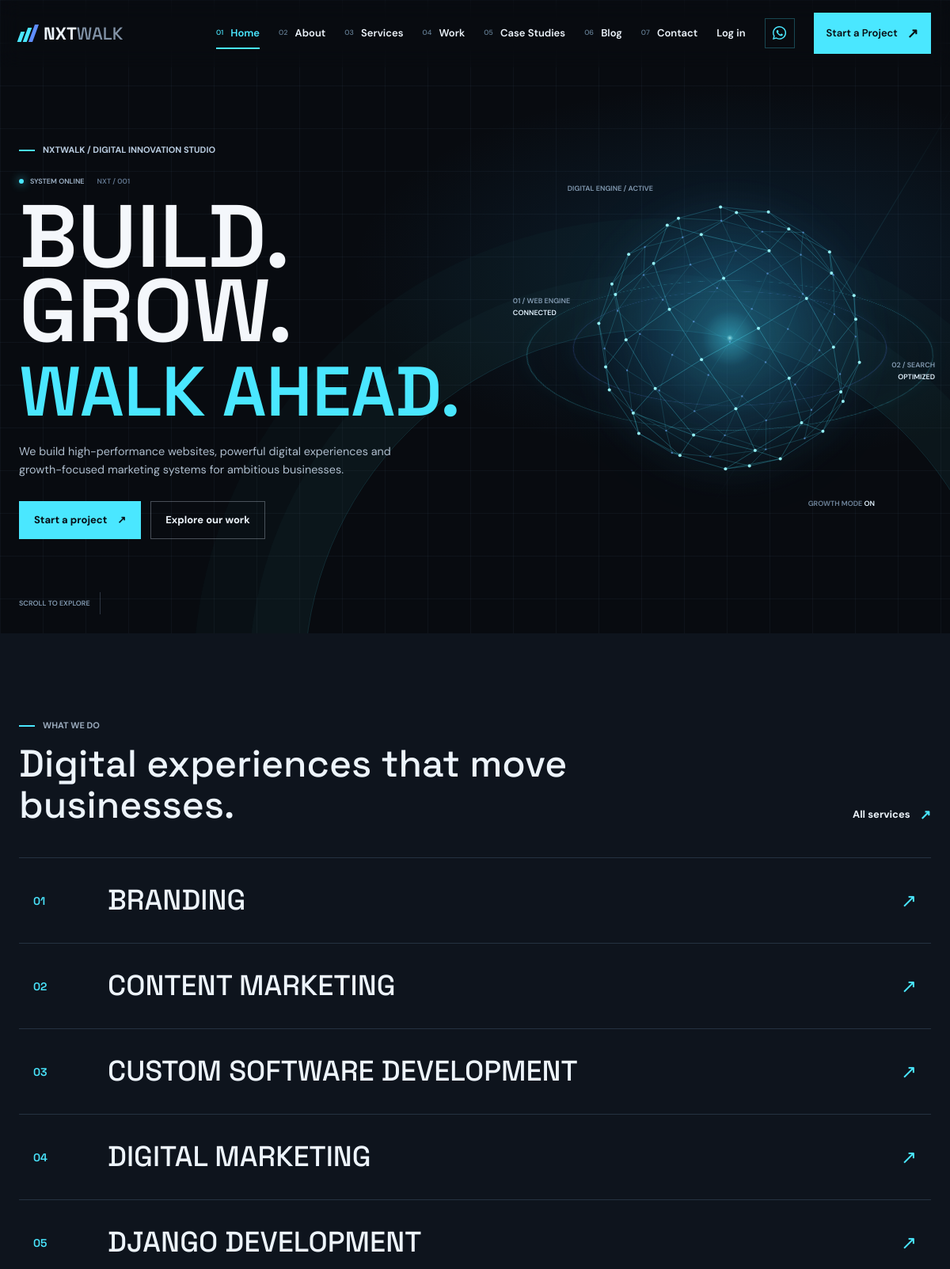
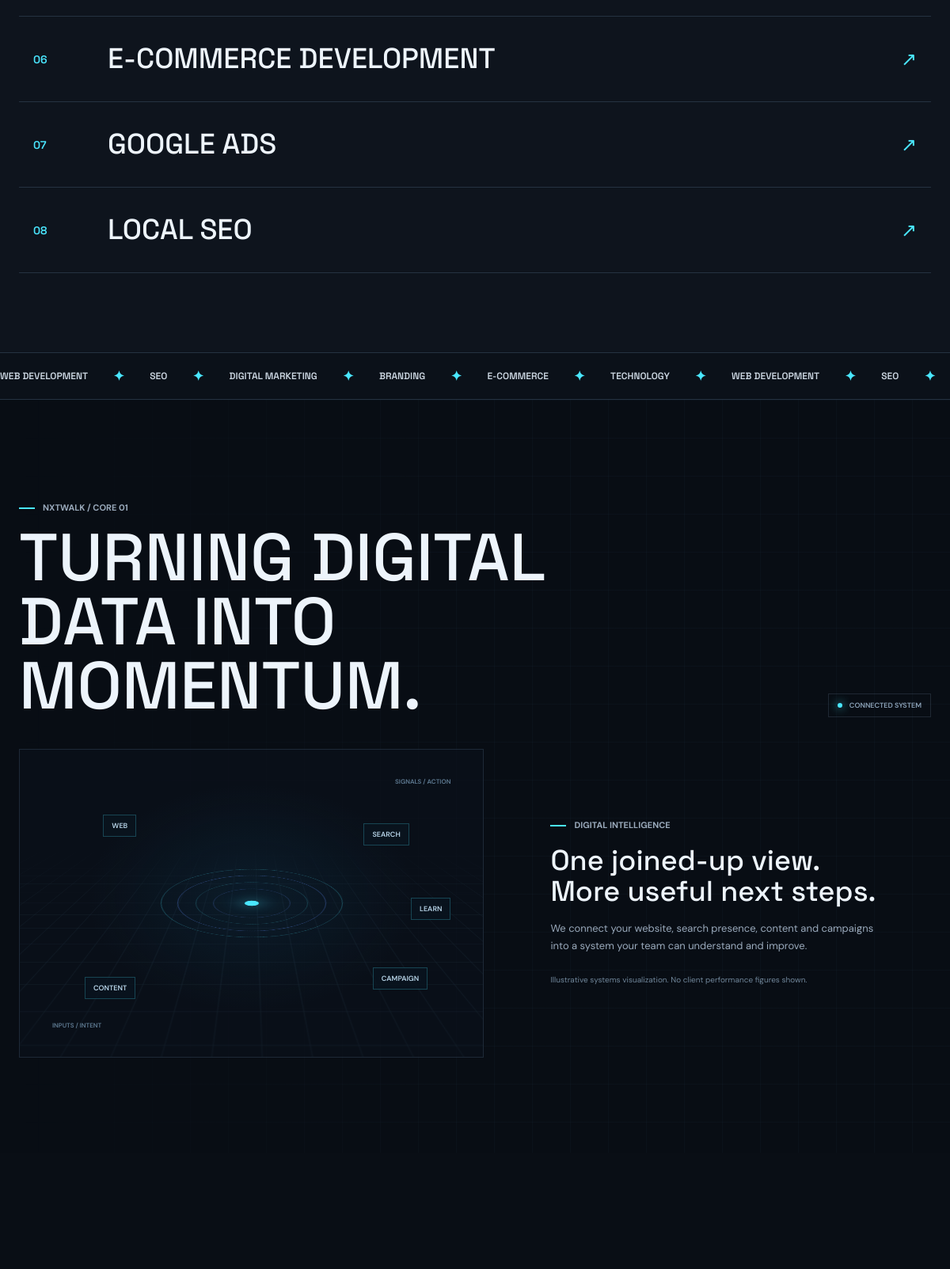
The page / (upper part) on the database its author committed (2 pictures, top to bottom).
### apps/website/models.py (models this page shows, shortened)
class NavigationItem(models.Model):
    title = models.CharField(max_length=80)
    url = models.CharField(max_length=300, blank=True, help_text="Internal path, starting with /")
    external_url = models.URLField(blank=True, validators=[URLValidator(schemes=["https", "http"])])
    is_external = models.BooleanField(default=False)
    is_cta = models.BooleanField(default=False)
    display_order = models.PositiveSmallIntegerField(default=0)
    is_active = models.BooleanField(default=True)
    created_at = models.DateTimeField(auto_now_add=True)
    updated_at = models.DateTimeField(auto_now=True)
    class Meta:
        ordering = ["display_order", "id"]
    @property
    def href(self):
        return self.external_url if self.is_external else self.url

### apps/services/models.py (models this page shows, shortened)
class Service(SEOFields):
    title = models.CharField(max_length=200)
    slug = models.SlugField(unique=True)
    short_description = models.CharField(max_length=300)
    description = models.TextField()
    featured_image = models.ImageField(upload_to="services/", blank=True)
    icon = models.CharField(max_length=64, blank=True)
    is_active = models.BooleanField(default=True)
    created_at = models.DateTimeField(auto_now_add=True)
    updated_at = models.DateTimeField(auto_now=True)
    class Meta:
        ordering = ["title"]

### apps/website/views.py (the view)
# urls.py: path("", views.home, name="home"),
def home(request):
    posts = Post.objects.filter(status=Post.PUBLISHED, published_at__lte=timezone.now()).select_related("author")[:3]
    return render(request, "website/home.html", {
        "services": Service.objects.filter(is_active=True)[:8],
        "projects": Project.objects.filter(is_published=True)[:3],
        "case_studies": CaseStudy.objects.filter(is_published=True, project__is_published=True).select_related("project")[:2],
        "testimonials": Testimonial.objects.filter(is_published=True)[:3],
        "posts": posts,
    })

### apps/website/models.py (called while the page is built)
    @property
    def company_name(self):
        return self.organization_name

    @property
    def whatsapp_link(self):
        digits = re.sub(r"\D", "", self.whatsapp_number)
        return f"https://wa.me/{digits}" if 8 <= len(digits) <= 15 else ""

    @property
    def href(self):
        return self.external_url if self.is_external else self.url

### templates/website/home.html (shortened to what this page needs)
{% extends "base.html" %}
{% block content %}
{% include "partials/hero.html" %}
<section class="section section-white" id="services">
    <div class="container">
        <div class="section-head"><div><span class="eyebrow">What we do</span><h2>Digital experiences that move businesses.</h2></div><a class="text-link" href="{% url 'services:list' %}">All services <span aria-hidden="true">&#8599;</span></a></div>
        <div class="service-list">
            {% for service in services %}{% include "partials/service_row.html" with service=service %}
            {% empty %}<p class="empty-state">Our service catalogue is being prepared. Get in touch to discuss your next move.</p>{% endfor %}
        </div>
    </div>
</section>
{% include "partials/marquee.html" %}
<section class="intelligence-section">
    <div class="container">
        <div class="section-head"><div><span class="eyebrow">NXTWALK / Core 01</span><h2>Turning digital data into momentum.</h2></div><span class="system-chip"><i></i> Connected system</span></div>
        <div class="intelligence-grid">
            <div class="intelligence-visual reveal" aria-hidden="true">
                <div class="intelligence-grid-plane"></div>
                <div class="intelligence-rings"><b></b></div>
                <span class="intelligence-node node-web">Web</span><span class="intelligence-node node-search">Search</span><span class="intelligence-node node-content">Content</span><span class="intelligence-node node-campaign">Campaign</span><span class="intelligence-node node-learn">Learn</span>
                <span class="intelligence-tag tag-input">Inputs / Intent</span><span class="intelligence-tag tag-output">Signals / Action</span>
            </div>
            <div class="intelligence-copy reveal"><span class="eyebrow">Digital intelligence</span><h3>One joined-up view.<br>More useful next steps.</h3><p>We connect your website, search presence, content and campaigns into a system your team can understand and improve.</p><p class="sample-note">Illustrative systems visualization. No client performance figures shown.</p></div>
        </div>
    </div>
</section>
<section class="kinetic-section" aria-label="NXTWALK builds digital momentum">
</section>
{% endblock %}

### templates/partials/navbar.html (shortened to what this page needs)
<header class="site-header" id="site-header">
    <div class="container nav-wrap">
        <a class="logo" href="{% url 'website:home' %}" aria-label="NXTWALK home">
            {% if site_settings.logo %}<img class="brand-logo-image" src="{{ site_settings.logo.url }}" alt="{{ site_settings.company_name }}" loading="lazy">{% else %}
            <span class="logo-mark" aria-hidden="true"><i></i><i></i><i></i></span>
            <span>NXT<span class="logo-light">WALK</span></span>
            {% endif %}
        </a>
        <nav class="primary-nav" id="primary-nav" aria-label="Primary navigation">
            {% for item in navigation_items %}<a class="{% if request.path == item.href %}is-active{% endif %}" href="{{ item.href }}"{% if item.is_external %} target="_blank" rel="noopener noreferrer"{% endif %}><span class="nav-index">0{{ forloop.counter }}</span> {{ item.title }}</a>{% endfor %}
            {% if user.is_authenticated %}
            <a href="{% url 'accounts:profile' %}">Account</a>
            {% if user.is_staff %}<a href="{% url 'website:admin_dashboard' %}">Dashboard</a>{% endif %}
            <form class="nav-logout" action="{% url 'accounts:logout' %}" method="post">{% csrf_token %}<button type="submit">Log out</button></form>
            {% else %}
            <a href="{% url 'accounts:login' %}">Log in</a>
            {% endif %}
            {% if site_settings.whatsapp_link and footer_settings.show_whatsapp %}<a class="nav-whatsapp" href="{{ site_settings.whatsapp_link }}" target="_blank" rel="noopener noreferrer" title="Chat with us on WhatsApp" aria-label="Chat with us on WhatsApp">{% include "partials/social-icon.html" with icon="whatsapp" %}</a>{% endif %}
            {% if navigation_cta %}<a class="nav-contact" href="{{ navigation_cta.href }}"{% if navigation_cta.is_external %} target="_blank" rel="noopener noreferrer"{% endif %}>{{ navigation_cta.title }} <span aria-hidden="true">&#8599;</span></a>{% else %}<a class="nav-contact" href="{% url 'contact:project_enquiry' %}">Start project <span aria-hidden="true">&#8599;</span></a>{% endif %}
        </nav>
    </div>
</header>

### templates/partials/service_row.html
<a class="service-row reveal" href="{% url 'services:detail' service.slug %}">
    <span class="service-row__number">0{{ forloop.counter }}</span>
    <span><h3 class="service-row__title">{{ service.title }}</h3><p class="service-row__description">{{ service.short_description }}</p></span>
    <span class="service-row__arrow" aria-hidden="true">&#8599;</span>
</a>

### static/css/brand.css (style rules this page uses)
:root { color-scheme: light; --ink: #14251f; --ink-soft: #52615a; --forest: #10251e; --forest-mid: #1c3c31; --lime: #d9f36b; --coral: #f27b5b; --sky: #b8e7e5; --paper: #f3f2eb; --white: #fffefa; --line: #d8ddd5; --display: "Space Grotesk", "Trebuchet MS", sans-serif; --body: "DM Sans", "Segoe UI", sans-serif; --content: 1180px; }
*, *::before, *::after { box-sizing: border-box; }
html { scroll-behavior: smooth; }
body { margin: 0; color: var(--ink); background-color: var(--paper); background-image: linear-gradient(rgba(20,37,31,.025) 1px, transparent 1px), linear-gradient(90deg, rgba(20,37,31,.025) 1px, transparent 1px); background-size: 32px 32px; font-family: var(--body); line-height: 1.65; text-rendering: optimizeLegibility; }
a { color: inherit; }
.container { width: min(var(--content), calc(100% - 48px)); margin-inline: auto; }
.site-header { position: sticky; z-index: 20; top: 0; border-bottom: 1px solid rgba(20,37,31,.1); background: rgba(243,242,235,.95); backdrop-filter: blur(14px); }
.nav-wrap { min-height: 78px; display: flex; align-items: center; justify-content: space-between; gap: 32px; }
.logo { display: inline-flex; align-items: center; gap: 10px; flex: 0 0 auto; color: var(--forest); font: 700 23px/1 var(--display); text-decoration: none; }
.logo-light { color: #75827a; font-weight: 500; }
.logo-mark { display: inline-flex; align-items: flex-end; gap: 3px; height: 22px; }
.logo-mark i { display: block; width: 5px; height: 13px; background: var(--coral); transform: skew(-20deg); }
.logo-mark i:nth-child(2) { height: 18px; background: var(--lime); }
.logo-mark i:nth-child(3) { height: 22px; background: var(--forest); }
.primary-nav { display: flex; align-items: center; justify-content: flex-end; gap: clamp(12px, 2vw, 26px); }
.primary-nav a { position: relative; color: var(--ink-soft); font-size: 13px; font-weight: 600; text-decoration: none; transition: color .18s ease; }
.primary-nav a:hover, .primary-nav a.is-active { color: var(--forest); }
.primary-nav a.is-active:not(.nav-contact)::after { position: absolute; right: 0; bottom: -9px; left: 0; height: 2px; background: var(--coral); content: ""; }
.primary-nav .nav-contact { display: inline-flex; align-items: center; gap: 12px; padding: 12px 16px; color: var(--white); background: var(--forest); transition: background .18s ease, transform .18s ease; }
.nav-contact span, .text-link span, .footer-cta span { color: var(--lime); font-size: 17px; }
.eyebrow, .section-index { display: inline-flex; align-items: center; gap: 10px; color: var(--ink-soft); font-size: 11px; font-weight: 700; line-height: 1.4; text-transform: uppercase; }
.eyebrow::before { width: 20px; height: 2px; background: var(--coral); content: ""; }
.section { padding-block: 100px; }
.section-white { background: var(--white); }
.section-head { display: flex; align-items: flex-end; justify-content: space-between; gap: 40px; margin-bottom: 40px; }
.section-head h2, .page-heading h1, .about-copy h2, .cta-band h2 { max-width: 720px; margin: 13px 0 0; font: 500 clamp(34px,4vw,52px)/1.08 var(--display); }
.text-link { display: inline-flex; align-items: center; gap: 12px; flex: 0 0 auto; color: var(--forest); font-size: 13px; font-weight: 700; text-decoration: none; }
.text-link span { color: var(--coral); }
.reveal { opacity: 0; transform: translateY(16px); transition: opacity .55s ease, transform .55s ease; }

### rows shown on the page
NavigationItem: title "Home"
NavigationItem: title "About"
NavigationItem: title "Services"
NavigationItem: title "Work"
NavigationItem: title "Case Studies"
NavigationItem: title "Blog"
NavigationItem: title "Contact"
NavigationItem: title "Start a Project"
Service: title "BRANDING"
Service: title "CONTENT MARKETING"
Service: title "CUSTOM SOFTWARE DEVELOPMENT"
Service: title "DIGITAL MARKETING"
Service: title "DJANGO DEVELOPMENT"
Service: title "E-COMMERCE DEVELOPMENT"
Service: title "GOOGLE ADS"
Service: title "LOCAL SEO"
